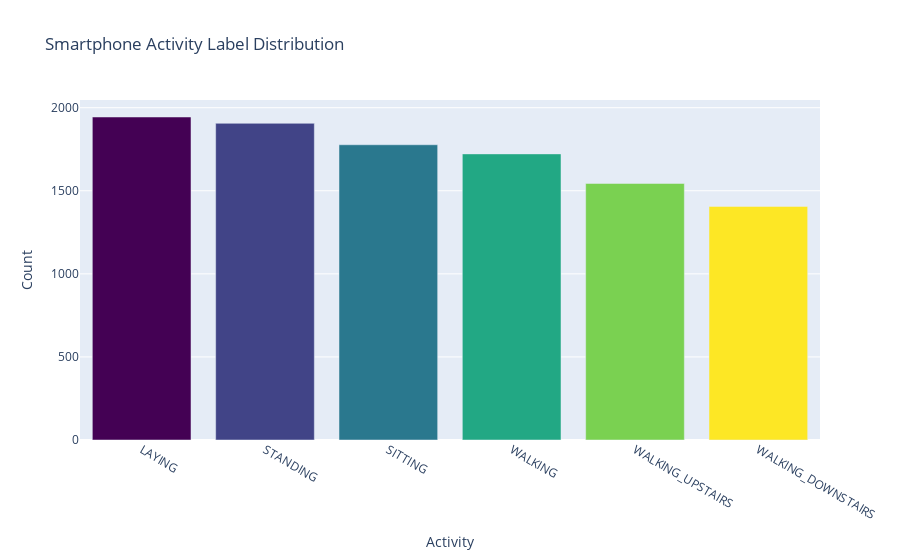

Notebook source saved alongside this figure:
### Code cell
label_counts = label.value_counts()

# Get colors
n = label_counts.shape[0]
colormap = get_cmap('viridis')
colors = [rgb2hex(colormap(col)) for col in np.arange(0, 1.01, 1/(n-1))]

# Create plot
data = go.Bar(x = label_counts.index,
              y = label_counts,
              marker = dict(color = colors))

layout = go.Layout(title = 'Smartphone Activity Label Distribution',
                   xaxis = dict(title = 'Activity'),
                   yaxis = dict(title = 'Count'))

fig = go.Figure(data=[data], layout=layout)
iplot(fig)

### Figure 1 — Plotly figure (JSON) as saved in the notebook; plotly's stock layout.template omitted (floating-point values rounded to 4 significant figures)
{"data": [{"marker": {"color": ["#440154", "#414487", "#2a788e", "#22a884", "#7ad151", "#fde725"]}, "type": "bar", "x": ["LAYING", "STANDING", "SITTING", "WALKING", "WALKING_UPSTAIRS", "WALKING_DOWNSTAIRS"], "y": [1944, 1906, 1777, 1722, 1544, 1406]}], "layout": {"title": {"text": "Smartphone Activity Label Distribution"}, "xaxis": {"title": {"text": "Activity"}}, "yaxis": {"title": {"text": "Count"}}}}
